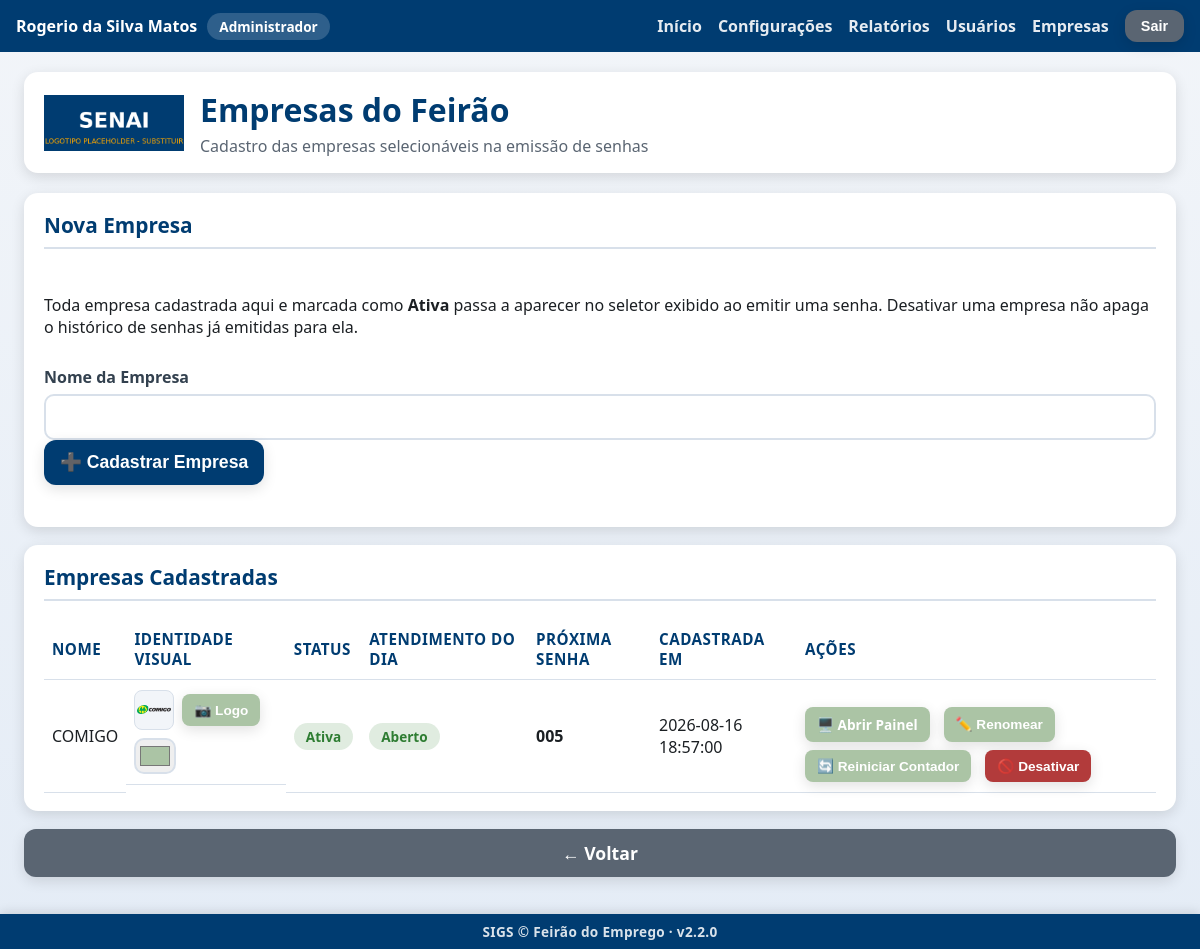
Page /admin/empresas (signed in) on the committed database.
### tables this page shows
CREATE TABLE usuarios (
            id INTEGER PRIMARY KEY AUTOINCREMENT,
            nome_completo TEXT NOT NULL,
            login TEXT NOT NULL UNIQUE,
            senha_hash TEXT NOT NULL,
            perfil TEXT NOT NULL DEFAULT 'atendente',
            ativo INTEGER NOT NULL DEFAULT 1,
            data_criacao TEXT NOT NULL,
            ultimo_login TEXT
        , empresa_id INTEGER REFERENCES empresas (id));

CREATE TABLE empresas (
                id INTEGER PRIMARY KEY AUTOINCREMENT,
                nome TEXT NOT NULL UNIQUE,
                ativa INTEGER NOT NULL DEFAULT 1,
                data_criacao TEXT NOT NULL
            , logo_path TEXT, cor_principal TEXT, contador_atual INTEGER NOT NULL DEFAULT 0, atendimento_finalizado_em TEXT);

CREATE TABLE configuracoes (
                    chave TEXT PRIMARY KEY,
                    valor TEXT NOT NULL
                );

### app.py (the view)
@app.route("/admin/empresas")
@auth.login_required
@auth.admin_required
def empresas_tela():
    empresas = database.listar_empresas()
    return render_template(
        "empresas.html",
        config=config_manager.obter_todas(),
        empresas=empresas,
    )

### app.py (called while the page is built)
@app.context_processor
def injetar_usuario_logado():
    usuario_sessao = auth.usuario_logado()
    identidade_empresa = None
    if usuario_sessao and usuario_sessao.get("perfil") == PerfilUsuario.RECRUTADOR:
        empresa_id = usuario_sessao.get("empresa_id")
        if empresa_id:
            empresa = database.obter_empresa_por_id(empresa_id)
            if empresa and (empresa.logo_path or empresa.cor_principal):
                identidade_empresa = {"logo_path": empresa.logo_path, "cor": empresa.cor_principal}
    return {
        "usuario_logado": usuario_sessao,
        "eh_admin": auth.eh_admin(),
        "sigs_versao": SIGS_VERSAO,
        "identidade_empresa": identidade_empresa,
    }

### auth.py (called while the page is built)
def usuario_logado() -> Optional[dict]:
    usuario_id = session.get(CHAVE_SESSAO_USUARIO_ID)
    if usuario_id is None:
        return None
    return {
        "id": usuario_id,
        "nome_completo": session.get(CHAVE_SESSAO_NOME),
        "login": session.get(CHAVE_SESSAO_LOGIN),
        "perfil": session.get(CHAVE_SESSAO_PERFIL),
        "guiche": session.get(CHAVE_SESSAO_GUICHE),
        "empresa_id": session.get(CHAVE_SESSAO_EMPRESA_ID),
        "empresa_nome": session.get(CHAVE_SESSAO_EMPRESA_NOME),
    }

def eh_admin() -> bool:
    return session.get(CHAVE_SESSAO_PERFIL) == PerfilUsuario.ADMIN

def admin_required(funcao_view):
    @wraps(funcao_view)
    def wrapper(*args, **kwargs):
        if not eh_admin():
            if _requisicao_eh_api():
                return jsonify({"sucesso": False, "erro": "Acesso restrito a administradores."}), 403
            flash("Esta área é restrita a administradores.", "erro")
            return redirect(url_for("index"))
        return funcao_view(*args, **kwargs)
    return wrapper

### config.py (called while the page is built)
    def _conectar(self) -> sqlite3.Connection:
        conexao = sqlite3.connect(str(DATABASE_PATH), timeout=10, check_same_thread=False)
        conexao.row_factory = sqlite3.Row
        return conexao

### database.py (called while the page is built)
@contextmanager
def get_connection() -> Generator[sqlite3.Connection, None, None]:
    conexao = sqlite3.connect(str(DATABASE_PATH), timeout=10, check_same_thread=False)
    conexao.row_factory = sqlite3.Row
    conexao.execute("PRAGMA journal_mode = WAL")
    conexao.execute("PRAGMA foreign_keys = ON")
    try:
        yield conexao
    finally:
        conexao.close()

### models.py (called while the page is built)
    def to_dict(self) -> dict:
        return asdict(self)

### templates/empresas.html (shortened to what this page needs)
{% extends "layout.html" %}
{% block conteudo %}
<div class="pagina pagina-empresas">
    <header class="cabecalho">
        <img class="logo" src="{{ url_for('static', filename='img/logo.png') }}" alt="Logo SENAI">
        <div class="titulo-evento">
            <h1>Empresas do Feirão</h1>
            <p>Cadastro das empresas selecionáveis na emissão de senhas</p>
        </div>
    </header>
    <main class="conteudo-principal">
        <section class="card card-formulario">
            <h2>Nova Empresa</h2>
            <p>
                Toda empresa cadastrada aqui e marcada como <strong>Ativa</strong>
                passa a aparecer no seletor exibido ao emitir uma senha.
                Desativar uma empresa não apaga o histórico de senhas já
                emitidas para ela.
            </p>
            <form id="form-nova-empresa">
                <div class="campos-identificacao">
                    <label>
                        Nome da Empresa
                        <input type="text" id="nova-empresa-nome" required>
                    </label>
                </div>
                <button type="submit" class="botao botao-primario">➕ Cadastrar Empresa</button>
                <div id="nova-empresa-mensagem" class="mensagem-status"></div>
            </form>
        </section>
        <section class="card">
            <h2>Empresas Cadastradas</h2>
            <table class="tabela-fila">
                <thead>
                    <tr>
                        <th>Nome</th>
                        <th>Identidade Visual</th>
                        <th>Status</th>
                        <th>Atendimento do Dia</th>
                        <th>Próxima Senha</th>
                        <th>Cadastrada em</th>
                        <th>Ações</th>
                    </tr>
                </thead>
                <tbody id="empresas-corpo">
                    {% for empresa in empresas %}
                    <tr data-empresa-id="{{ empresa.id }}" style="--cor-empresa: {{ empresa.cor_principal or 'var(--cor-principal-clara)' }};">
                        <td class="celula-nome-empresa">{{ empresa.nome }}</td>
                        <td class="identidade-visual-empresa">
                            <img class="logo-empresa-preview"
                                 id="logo-preview-{{ empresa.id }}"
                                 src="{% if empresa.logo_path %}{{ url_for('static', filename=empresa.logo_path) }}{% else %}{{ url_for('static', filename='img/logo.png') }}{% endif %}"
                                 alt="Logo {{ empresa.nome }}">
                            <button type="button" class="botao botao-secundario botao-acao-pequeno btn-upload-logo"
                                    data-target="logo-input-{{ empresa.id }}">
                                📷 Logo
                            </button>
                            <input type="color" class="input-cor-empresa" data-empresa-id="{{ empresa.id }}"
                                   value="{{ empresa.cor_principal or '#003C71' }}" title="Cor da empresa">
                        </td>
                        <td>
                            <span class="status-badge-{{ 'ativo' if empresa.ativa else 'inativo' }}">
                                {{ 'Ativa' if empresa.ativa else 'Inativa' }}
                            </span>
                        </td>
                        <td class="celula-atendimento-empresa" id="atendimento-empresa-{{ empresa.id }}">
                            {% if empresa.atendimento_finalizado_em %}
                            <span class="status-badge-inativo">🔒 Finalizado ({{ empresa.atendimento_finalizado_em }})</span>
                            <button class="botao botao-primario botao-acao-pequeno btn-reabrir-atendimento-empresa"
                                    data-empresa-id="{{ empresa.id }}" data-empresa-nome="{{ empresa.nome }}">
                                🔓 Reabrir
                            </button>
                            {% else %}
                            <span class="status-badge-ativo">Aberto</span>
                            {% endif %}
                        </td>
                        <td class="celula-proxima-senha" id="proxima-senha-{{ empresa.id }}">
                            {{ '%03d' | format(empresa.contador_atual + 1) }}
                        </td>
                        <td>{{ empresa.data_criacao }}</td>
                        <td class="acoes-usuario">
                            <a class="botao botao-secundario botao-acao-pequeno"
                               href="{{ url_for('painel_empresa', empresa_id=empresa.id) }}" target="_blank">
                                🖥️ Abrir Painel
                            </a>
                            <button class="botao botao-secundario botao-acao-pequeno btn-renomear-empresa" data-empresa-id="{{ empresa.id }}" data-empresa-nome="{{ empresa.nome }}">
                                ✏️ Renomear
                            </button>
                            <button class="botao botao-secundario botao-acao-pequeno btn-reiniciar-contador-empresa"
                                    data-empresa-id="{{ empresa.id }}" data-empresa-nome="{{ empresa.nome }}">
                                🔄 Reiniciar Contador
                            </button>
                            <button class="botao {{ 'botao-alerta' if empresa.ativa else 'botao-primario' }} botao-acao-pequeno btn-toggle-status-empresa"
                                    data-empresa-id="{{ empresa.id }}" data-ativa="{{ empresa.ativa | lower }}">
                                {{ '🚫 Desativar' if empresa.ativa else '✅ Ativar' }}
                            </button>
                        </td>
                    </tr>
                    {% else %}
                    <tr><td colspan="7">Nenhuma empresa cadastrada ainda.</td></tr>
                    {% endfor %}
                </tbody>
            </table>
        </section>
        <a href="{{ url_for('index') }}" class="botao botao-terciario">← Voltar</a>
    </main>
</div>
{% endblock %}

### templates/layout.html (shortened to what this page needs)
<!DOCTYPE html>
<html lang="pt-BR">
<head>
    <link rel="stylesheet" href="{{ url_for('static', filename='css/style.css') }}">
</head>
<body>
    {% if usuario_logado %}
    <div class="barra-usuario">
        <span class="barra-usuario-info">
            {{ usuario_logado.nome_completo }}
            <span class="barra-usuario-perfil">
                {% if eh_admin %}Administrador
                {% elif usuario_logado.perfil == 'emissor' %}Emissor de Senhas
                {% elif usuario_logado.perfil == 'recrutador' %}Recrutador{% if usuario_logado.empresa_nome %} — {{ usuario_logado.empresa_nome }}{% endif %}
                {% else %}Atendente
                {% endif %}
            </span>
        </span>
        <span class="barra-usuario-acoes">
            <a href="{{ url_for('index') }}">Início</a>
            {% if eh_admin %}
                <a href="{{ url_for('configuracoes_tela') }}">Configurações</a>
                <a href="{{ url_for('relatorios_tela') }}">Relatórios</a>
                <a href="{{ url_for('usuarios_tela') }}">Usuários</a>
                <a href="{{ url_for('empresas_tela') }}">Empresas</a>
            {% elif usuario_logado.perfil == 'recrutador' %}
                <!-- Recrutador também acessa Relatórios (somente da própria
                     empresa — ver auth.admin_ou_recrutador_required e
                     relatorios_tela em app.py), mas não os demais itens do
                     menu administrativo. -->
                <a href="{{ url_for('relatorios_tela') }}">Relatórios</a>
            {% endif %}
            <form method="POST" action="{{ url_for('logout_tela') }}" class="form-logout">
                <button type="submit" class="botao botao-terciario botao-sair">Sair</button>
            </form>
        </span>
    </div>
    {% endif %}
    {% block conteudo %}{% endblock %}
    {% if request.endpoint != 'painel' %}
    <footer class="rodape-sigs">
        SIGS &copy; {{ config.nome_evento if config else 'SENAI' }} &middot; v{{ sigs_versao }}
    </footer>
    {% endif %}
</body>
</html>

### rows in the picture
usuarios: nome_completo "Rogerio da Silva Matos"
empresas: nome "COMIGO", logo_path (picture), cor_principal "#abc4a5", ativa "Ativa", empresa.contador_atual+1 "005", data_criacao "2026-08-16 18:57:00", ativa "🚫 Desativar"
configuracoes: valor "Feirão do Emprego"

### other values in the picture
{{ sigs_versao }} "2.2.0"
